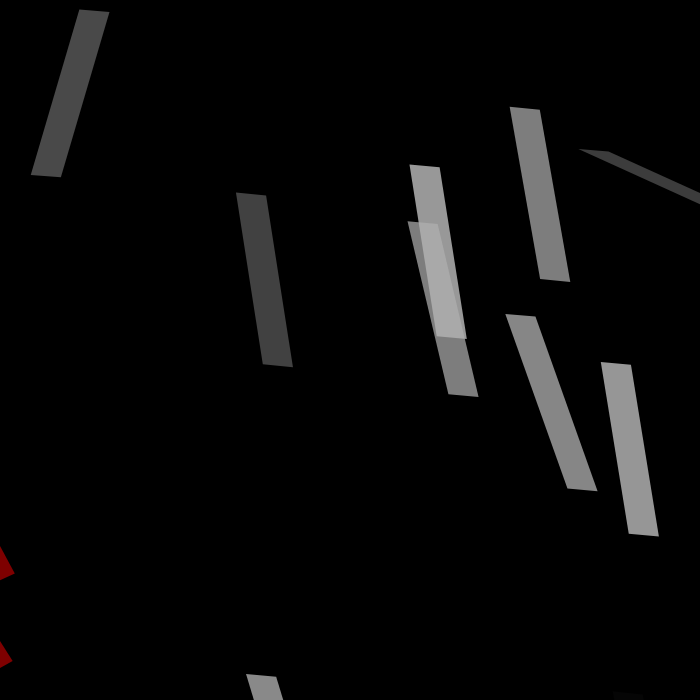
Frame 1 (no input)
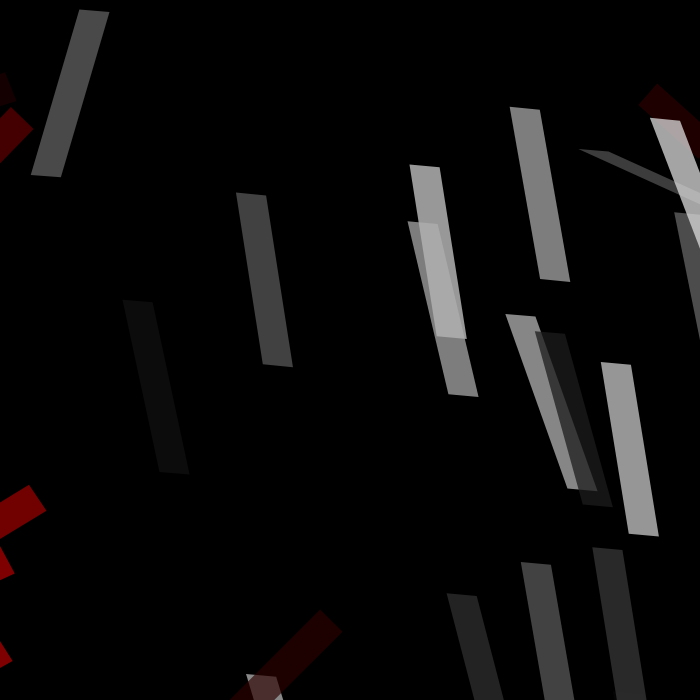
Frame 2 (the mouse pressed at the canvas centre, redrawn once)

The p5.js sketch that drew these frames (run headless with seeded random() and noise() and a simulated clock; the mouse was pressed at the canvas centre and the sketch redrawn once):

// p5.js sketch
// ── sketch.js


function preload() {

}


function setup() {
    createCanvas(700, 700)   
    background(0)

    noStroke(); 


}

function drawRect(){
    push()
    shearY(PI / random(30, 40))
    shearX(PI / random(0, 40))

    fill(random(255), random(150, 200))
    rect(random(0, width), random(0, height),30, 170);
    pop()
}


function anotherRect(){
    push()
    shearX(PI / random(60, 70))
    rotate(PI / random(1, 4))

    fill(random(255), 0, 0, random(150, 200))
    rect(random(0, width), random(0, height),30, random(170, 190));
    pop()
}
function anotherRect2(){
    push()
    shearY(PI / random(60, 70))
    rotate(-PI / random(1, 4))

    fill(random(255), 0, 0, random(150, 200))
    rect(random(width/2, width), random(0, height),30, random(300));
    pop()
}

function draw() {

    shearX(PI/60)

    noLoop()

    blendMode(BLEND )
    // randomSeed(10)

    for (i=0; i< random(5, 30); i++){
        drawRect();
        anotherRect()
        anotherRect2()
    }

    

    // push()
    // shearY(PI / 40)
    // fill(random(255), random(255), random(255), 230)
    // rect(width/3, height/3, 120, 170);
    // pop()

}
